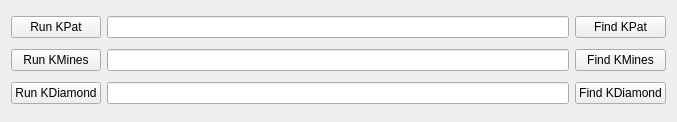
<?xml version="1.0" encoding="UTF-8"?>
<ui version="4.0">
 <class>MainBox</class>
 <widget class="QWidget" name="MainBox">
  <property name="geometry">
   <rect>
    <x>0</x>
    <y>0</y>
    <width>677</width>
    <height>122</height>
   </rect>
  </property>
  <property name="sizePolicy">
   <sizepolicy hsizetype="Preferred" vsizetype="Fixed">
    <horstretch>0</horstretch>
    <verstretch>0</verstretch>
   </sizepolicy>
  </property>
  <property name="windowTitle">
   <string>Dialog</string>
  </property>
  <layout class="QHBoxLayout" name="horizontalLayout_2">
   <item>
    <layout class="QGridLayout" name="gridLayout">
     <item row="1" column="1">
      <widget class="QLineEdit" name="le_kmines">
       <property name="readOnly">
        <bool>true</bool>
       </property>
      </widget>
     </item>
     <item row="2" column="0">
      <widget class="QPushButton" name="btn_kdiamond">
       <property name="text">
        <string>Run KDiamond</string>
       </property>
      </widget>
     </item>
     <item row="2" column="1">
      <widget class="QLineEdit" name="le_kdiamond">
       <property name="readOnly">
        <bool>true</bool>
       </property>
      </widget>
     </item>
     <item row="0" column="0">
      <widget class="QPushButton" name="btn_kpat">
       <property name="text">
        <string>Run KPat</string>
       </property>
      </widget>
     </item>
     <item row="1" column="0">
      <widget class="QPushButton" name="btn_kmines">
       <property name="text">
        <string>Run KMines</string>
       </property>
      </widget>
     </item>
     <item row="0" column="1">
      <widget class="QLineEdit" name="le_kpat">
       <property name="readOnly">
        <bool>true</bool>
       </property>
      </widget>
     </item>
     <item row="0" column="2">
      <widget class="QPushButton" name="btn_find_kpat">
       <property name="text">
        <string>Find KPat</string>
       </property>
      </widget>
     </item>
     <item row="1" column="2">
      <widget class="QPushButton" name="btn_find_kmines">
       <property name="text">
        <string>Find KMines</string>
       </property>
      </widget>
     </item>
     <item row="2" column="2">
      <widget class="QPushButton" name="btn_find_kdiamond">
       <property name="text">
        <string>Find KDiamond</string>
       </property>
      </widget>
     </item>
    </layout>
   </item>
  </layout>
 </widget>
 <tabstops>
  <tabstop>btn_kpat</tabstop>
  <tabstop>le_kpat</tabstop>
  <tabstop>btn_find_kpat</tabstop>
  <tabstop>btn_kmines</tabstop>
  <tabstop>le_kmines</tabstop>
  <tabstop>btn_find_kmines</tabstop>
  <tabstop>btn_kdiamond</tabstop>
  <tabstop>le_kdiamond</tabstop>
  <tabstop>btn_find_kdiamond</tabstop>
 </tabstops>
 <resources/>
 <connections/>
</ui>
